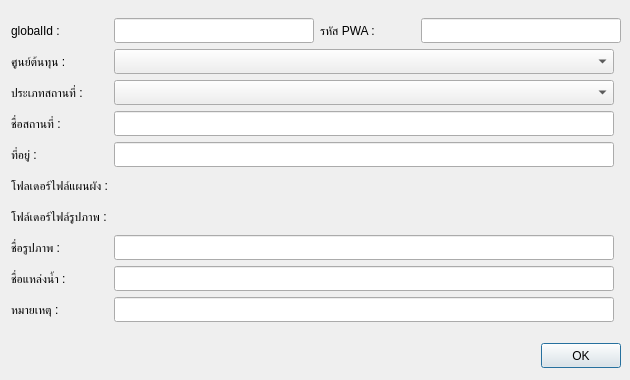
<?xml version="1.0" encoding="UTF-8"?>
<ui version="4.0">
 <class>Dialog</class>
 <widget class="QDialog" name="Dialog">
  <property name="geometry">
   <rect>
    <x>0</x>
    <y>0</y>
    <width>630</width>
    <height>380</height>
   </rect>
  </property>
  <property name="minimumSize">
   <size>
    <width>630</width>
    <height>380</height>
   </size>
  </property>
  <property name="maximumSize">
   <size>
    <width>630</width>
    <height>380</height>
   </size>
  </property>
  <property name="windowTitle">
   <string>Dialog</string>
  </property>
  <widget class="QWidget" name="layoutWidget">
   <property name="geometry">
    <rect>
     <x>10</x>
     <y>340</y>
     <width>611</width>
     <height>31</height>
    </rect>
   </property>
   <layout class="QHBoxLayout" name="horizontalLayout">
    <item>
     <spacer name="horizontalSpacer_8">
      <property name="orientation">
       <enum>Qt::Horizontal</enum>
      </property>
      <property name="sizeHint" stdset="0">
       <size>
        <width>40</width>
        <height>25</height>
       </size>
      </property>
     </spacer>
    </item>
    <item>
     <widget class="QPushButton" name="okBtn">
      <property name="minimumSize">
       <size>
        <width>0</width>
        <height>25</height>
       </size>
      </property>
      <property name="maximumSize">
       <size>
        <width>16777215</width>
        <height>25</height>
       </size>
      </property>
      <property name="text">
       <string>OK</string>
      </property>
     </widget>
    </item>
   </layout>
  </widget>
  <widget class="QWidget" name="layoutWidget">
   <property name="geometry">
    <rect>
     <x>11</x>
     <y>18</y>
     <width>610</width>
     <height>306</height>
    </rect>
   </property>
   <layout class="QGridLayout" name="gridLayout">
    <item row="0" column="0">
     <widget class="QLabel" name="label_12">
      <property name="minimumSize">
       <size>
        <width>0</width>
        <height>25</height>
       </size>
      </property>
      <property name="maximumSize">
       <size>
        <width>16777215</width>
        <height>25</height>
       </size>
      </property>
      <property name="text">
       <string>globalId :</string>
      </property>
     </widget>
    </item>
    <item row="0" column="1">
     <widget class="QLineEdit" name="globalId">
      <property name="minimumSize">
       <size>
        <width>200</width>
        <height>25</height>
       </size>
      </property>
      <property name="maximumSize">
       <size>
        <width>200</width>
        <height>25</height>
       </size>
      </property>
     </widget>
    </item>
    <item row="0" column="2">
     <widget class="QLabel" name="label_13">
      <property name="minimumSize">
       <size>
        <width>0</width>
        <height>25</height>
       </size>
      </property>
      <property name="maximumSize">
       <size>
        <width>16777215</width>
        <height>25</height>
       </size>
      </property>
      <property name="text">
       <string>รหัส PWA :</string>
      </property>
     </widget>
    </item>
    <item row="0" column="3">
     <widget class="QLineEdit" name="pwaId">
      <property name="minimumSize">
       <size>
        <width>200</width>
        <height>25</height>
       </size>
      </property>
      <property name="maximumSize">
       <size>
        <width>200</width>
        <height>25</height>
       </size>
      </property>
     </widget>
    </item>
    <item row="1" column="0">
     <widget class="QLabel" name="label">
      <property name="minimumSize">
       <size>
        <width>0</width>
        <height>25</height>
       </size>
      </property>
      <property name="maximumSize">
       <size>
        <width>16777215</width>
        <height>25</height>
       </size>
      </property>
      <property name="text">
       <string>ศูนย์ต้นทุน :</string>
      </property>
     </widget>
    </item>
    <item row="1" column="1" colspan="3">
     <widget class="QComboBox" name="costCenter_text">
      <property name="minimumSize">
       <size>
        <width>500</width>
        <height>25</height>
       </size>
      </property>
      <property name="maximumSize">
       <size>
        <width>500</width>
        <height>25</height>
       </size>
      </property>
     </widget>
    </item>
    <item row="2" column="0">
     <widget class="QLabel" name="label_4">
      <property name="minimumSize">
       <size>
        <width>0</width>
        <height>25</height>
       </size>
      </property>
      <property name="maximumSize">
       <size>
        <width>16777215</width>
        <height>25</height>
       </size>
      </property>
      <property name="text">
       <string>ประเภทสถานที่ :</string>
      </property>
     </widget>
    </item>
    <item row="2" column="1" colspan="3">
     <widget class="QComboBox" name="pwaStation_text">
      <property name="minimumSize">
       <size>
        <width>500</width>
        <height>25</height>
       </size>
      </property>
      <property name="maximumSize">
       <size>
        <width>500</width>
        <height>25</height>
       </size>
      </property>
     </widget>
    </item>
    <item row="3" column="0">
     <widget class="QLabel" name="label_2">
      <property name="minimumSize">
       <size>
        <width>0</width>
        <height>25</height>
       </size>
      </property>
      <property name="maximumSize">
       <size>
        <width>16777215</width>
        <height>25</height>
       </size>
      </property>
      <property name="text">
       <string>ชื่อสถานที่ :</string>
      </property>
     </widget>
    </item>
    <item row="3" column="1" colspan="3">
     <widget class="QLineEdit" name="name">
      <property name="minimumSize">
       <size>
        <width>500</width>
        <height>25</height>
       </size>
      </property>
      <property name="maximumSize">
       <size>
        <width>500</width>
        <height>25</height>
       </size>
      </property>
     </widget>
    </item>
    <item row="4" column="0">
     <widget class="QLabel" name="label_3">
      <property name="minimumSize">
       <size>
        <width>0</width>
        <height>25</height>
       </size>
      </property>
      <property name="maximumSize">
       <size>
        <width>16777215</width>
        <height>25</height>
       </size>
      </property>
      <property name="text">
       <string>ที่อยู่ :</string>
      </property>
     </widget>
    </item>
    <item row="4" column="1" colspan="3">
     <widget class="QLineEdit" name="pwaAddress">
      <property name="minimumSize">
       <size>
        <width>0</width>
        <height>25</height>
       </size>
      </property>
      <property name="maximumSize">
       <size>
        <width>500</width>
        <height>25</height>
       </size>
      </property>
     </widget>
    </item>
    <item row="5" column="0">
     <widget class="QLabel" name="label_5">
      <property name="minimumSize">
       <size>
        <width>0</width>
        <height>25</height>
       </size>
      </property>
      <property name="maximumSize">
       <size>
        <width>16777215</width>
        <height>25</height>
       </size>
      </property>
      <property name="text">
       <string>โฟลเดอร์ไฟล์แผนผัง :</string>
      </property>
     </widget>
    </item>
    <item row="5" column="1" colspan="3">
     <widget class="QgsFileWidget" name="drawingPath">
      <property name="minimumSize">
       <size>
        <width>500</width>
        <height>25</height>
       </size>
      </property>
      <property name="maximumSize">
       <size>
        <width>500</width>
        <height>25</height>
       </size>
      </property>
     </widget>
    </item>
    <item row="6" column="0">
     <widget class="QLabel" name="label_6">
      <property name="minimumSize">
       <size>
        <width>0</width>
        <height>25</height>
       </size>
      </property>
      <property name="maximumSize">
       <size>
        <width>16777215</width>
        <height>25</height>
       </size>
      </property>
      <property name="text">
       <string>โฟล์เดอร์ไฟล์รูปภาพ :</string>
      </property>
     </widget>
    </item>
    <item row="6" column="1" colspan="3">
     <widget class="QgsFileWidget" name="picturePwa">
      <property name="minimumSize">
       <size>
        <width>500</width>
        <height>25</height>
       </size>
      </property>
      <property name="maximumSize">
       <size>
        <width>500</width>
        <height>25</height>
       </size>
      </property>
     </widget>
    </item>
    <item row="7" column="0">
     <widget class="QLabel" name="label_7">
      <property name="minimumSize">
       <size>
        <width>0</width>
        <height>25</height>
       </size>
      </property>
      <property name="maximumSize">
       <size>
        <width>16777215</width>
        <height>25</height>
       </size>
      </property>
      <property name="text">
       <string>ชื่อรูปภาพ :</string>
      </property>
     </widget>
    </item>
    <item row="7" column="1" colspan="3">
     <widget class="QLineEdit" name="pictureResource">
      <property name="minimumSize">
       <size>
        <width>500</width>
        <height>25</height>
       </size>
      </property>
      <property name="maximumSize">
       <size>
        <width>500</width>
        <height>25</height>
       </size>
      </property>
     </widget>
    </item>
    <item row="8" column="0">
     <widget class="QLabel" name="label_8">
      <property name="minimumSize">
       <size>
        <width>0</width>
        <height>25</height>
       </size>
      </property>
      <property name="maximumSize">
       <size>
        <width>16777215</width>
        <height>25</height>
       </size>
      </property>
      <property name="text">
       <string>ชื่อแหล่งน้ำ :</string>
      </property>
     </widget>
    </item>
    <item row="8" column="1" colspan="3">
     <widget class="QLineEdit" name="waterResource">
      <property name="minimumSize">
       <size>
        <width>500</width>
        <height>25</height>
       </size>
      </property>
      <property name="maximumSize">
       <size>
        <width>500</width>
        <height>25</height>
       </size>
      </property>
     </widget>
    </item>
    <item row="9" column="0">
     <widget class="QLabel" name="label_9">
      <property name="minimumSize">
       <size>
        <width>0</width>
        <height>25</height>
       </size>
      </property>
      <property name="maximumSize">
       <size>
        <width>16777215</width>
        <height>25</height>
       </size>
      </property>
      <property name="text">
       <string>หมายเหตุ :</string>
      </property>
     </widget>
    </item>
    <item row="9" column="1" colspan="3">
     <widget class="QLineEdit" name="remark">
      <property name="minimumSize">
       <size>
        <width>500</width>
        <height>25</height>
       </size>
      </property>
      <property name="maximumSize">
       <size>
        <width>500</width>
        <height>25</height>
       </size>
      </property>
     </widget>
    </item>
   </layout>
  </widget>
 </widget>
 <customwidgets>
  <customwidget>
   <class>QgsFileWidget</class>
   <extends>QWidget</extends>
   <header>qgsfilewidget.h</header>
  </customwidget>
 </customwidgets>
 <resources/>
 <connections/>
</ui>
